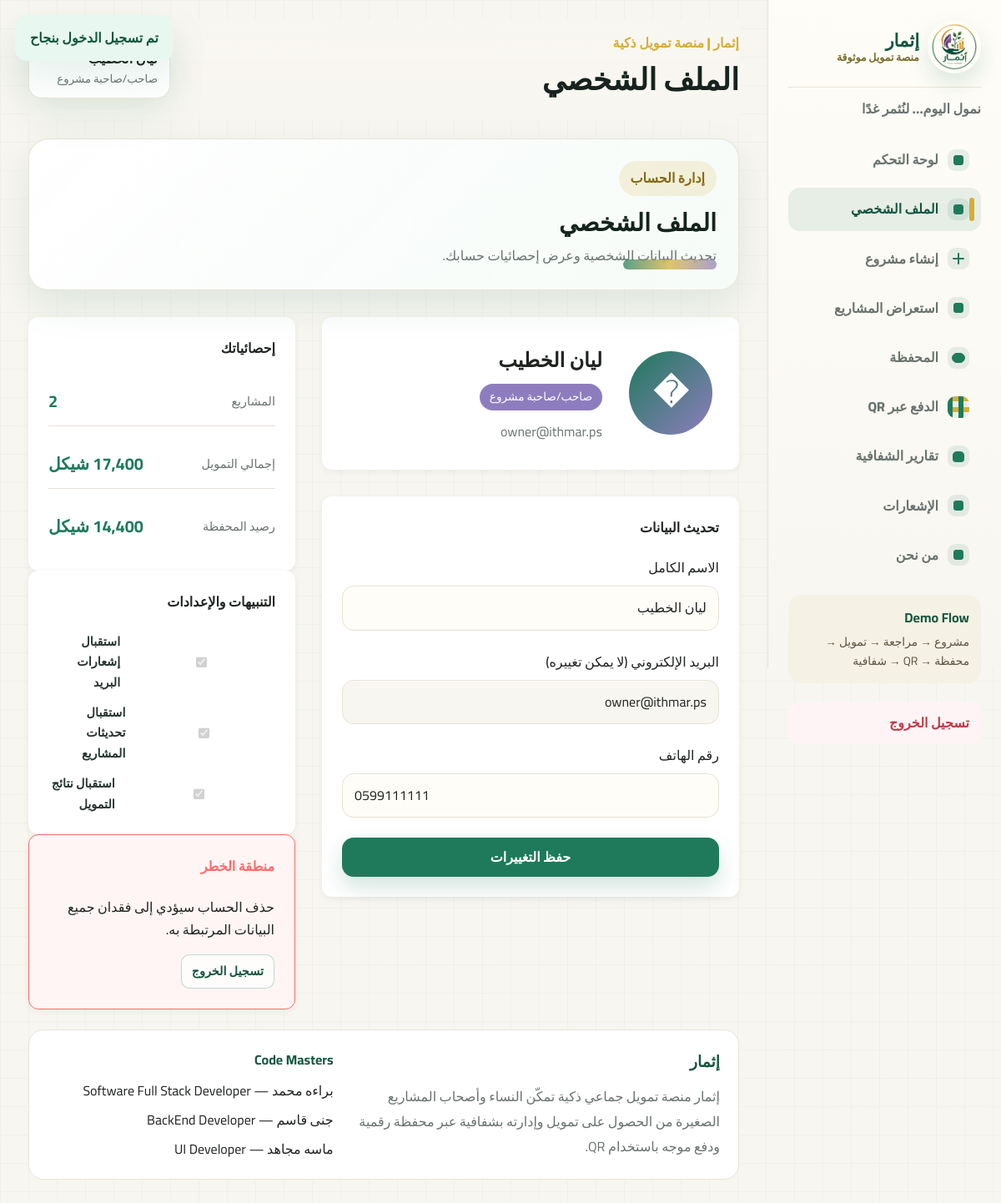
Screenshot of /pages/profile.php (signed in) with the database file from the repository.
### tables this page shows
CREATE TABLE users (
  id INT AUTO_INCREMENT PRIMARY KEY,
  full_name VARCHAR(255),
  email VARCHAR(255) UNIQUE,
  phone VARCHAR(50),
  password VARCHAR(255),
  role ENUM('project_owner','funder','supplier','admin'),
  created_at TIMESTAMP DEFAULT CURRENT_TIMESTAMP
);

### includes/db.php (called while the page is built, shortened)
<?php
function db(): PDO
{
    static $pdo = null;
    if ($pdo instanceof PDO) {
        return $pdo;
    }
    $pdo = new PDO('mysql:host=' . DB_HOST . ';dbname=' . DB_NAME . ';charset=utf8mb4', DB_USER, DB_PASS, [
        PDO::ATTR_ERRMODE => PDO::ERRMODE_EXCEPTION,
        PDO::ATTR_DEFAULT_FETCH_MODE => PDO::FETCH_ASSOC,
        PDO::ATTR_EMULATE_PREPARES => false,
    ]);
    ensure_schema_is_current($pdo);
    return $pdo;
}
function ensure_schema_is_current(PDO $pdo): void
{
    normalize_core_column_types($pdo);
    $columns = [
        ['users', 'phone', "ALTER TABLE users ADD COLUMN phone VARCHAR(50) NULL AFTER email"],
        ['users', 'created_at', "ALTER TABLE users ADD COLUMN created_at TIMESTAMP DEFAULT CURRENT_TIMESTAMP"],
        ['projects', 'purpose', "ALTER TABLE projects ADD COLUMN purpose VARCHAR(100) NULL AFTER current_funding"],
        ['projects', 'category', "ALTER TABLE projects ADD COLUMN category VARCHAR(100) NULL AFTER purpose"],
        ['projects', 'city', "ALTER TABLE projects ADD COLUMN city VARCHAR(100) NULL AFTER category"],
        ['projects', 'impact_summary', "ALTER TABLE projects ADD COLUMN impact_summary TEXT NULL AFTER city"],
        ['projects', 'status', "ALTER TABLE projects ADD COLUMN status ENUM('pending','approved','rejected','funded') DEFAULT 'pending' AFTER impact_summary"],
        ['projects', 'risk_score', "ALTER TABLE projects ADD COLUMN risk_score ENUM('low','medium','high') DEFAULT 'low' AFTER status"],
        ['wallets', 'created_at', "ALTER TABLE wallets ADD COLUMN created_at TIMESTAMP DEFAULT CURRENT_TIMESTAMP"],
        ['suppliers', 'business_name', "ALTER TABLE suppliers ADD COLUMN business_name VARCHAR(255) NULL AFTER user_id"],
        ['suppliers', 'category', "ALTER TABLE suppliers ADD COLUMN category VARCHAR(100) NULL AFTER business_name"],
        ['suppliers', 'qr_code', "ALTER TABLE suppliers ADD COLUMN qr_code VARCHAR(255) NULL AFTER category"],
        ['qr_payments', 'category', "ALTER TABLE qr_payments ADD COLUMN category VARCHAR(100) NULL AFTER amount"],
        ['qr_payments', 'created_at', "ALTER TABLE qr_payments ADD COLUMN created_at TIMESTAMP DEFAULT CURRENT_TIMESTAMP"],
        ['spending_tracking', 'description', "ALTER TABLE spending_tracking ADD COLUMN description TEXT NULL AFTER payment_id"],
        ['spending_tracking', 'category', "ALTER TABLE spending_tracking ADD COLUMN category VARCHAR(100) NULL AFTER amount"],
        ['spending_tracking', 'created_at', "ALTER TABLE spending_tracking ADD COLUMN created_at TIMESTAMP DEFAULT CURRENT_TIMESTAMP"],
    ];
    foreach ($columns as [$table, $column, $sql]) {
        if (table_exists($pdo, $table) && !column_exists($pdo, $table, $column)) {
            $pdo->exec($sql);
        }
    }
    if (table_exists($pdo, 'spending_tracking') && column_exists($pdo, 'spending_tracking', 'category') && table_exists($pdo, 'qr_payments')) {
        $pdo->exec(
            "UPDATE spending_tracking st
             JOIN qr_payments qp ON qp.id = st.payment_id
             SET st.category = qp.category
             WHERE (st.category IS NULL OR st.category = '') AND qp.category IS NOT NULL"
        );
    }
}
function normalize_core_column_types(PDO $pdo): void
{
    if (table_exists($pdo, 'users') && column_exists($pdo, 'users', 'role')) {
        $pdo->exec("ALTER TABLE users MODIFY COLUMN role VARCHAR(50) NOT NULL DEFAULT 'project_owner'");
        $pdo->exec("UPDATE users SET role = 'project_owner' WHERE role IN ('owner', '') OR role IS NULL");
        $pdo->exec("UPDATE users SET role = 'funder' WHERE role NOT IN ('project_owner', 'funder', 'supplier', 'admin')");
        $pdo->exec("ALTER TABLE users MODIFY COLUMN role ENUM('project_owner','funder','supplier','admin') NOT NULL DEFAULT 'project_owner'");
    }
    if (table_exists($pdo, 'projects') && column_exists($pdo, 'projects', 'status')) {
        $pdo->exec("ALTER TABLE projects MODIFY COLUMN status ENUM('pending','approved','rejected','funded') NOT NULL DEFAULT 'pending'");
    }
    if (table_exists($pdo, 'projects') && column_exists($pdo, 'projects', 'risk_score')) {
        $pdo->exec("ALTER TABLE projects MODIFY COLUMN risk_score ENUM('low','medium','high') NOT NULL DEFAULT 'low'");
    }
}
function table_exists(PDO $pdo, string $table): bool
{
    $stmt = $pdo->prepare('SELECT COUNT(*) FROM INFORMATION_SCHEMA.TABLES WHERE TABLE_SCHEMA = DATABASE() AND TABLE_NAME = ?');
    $stmt->execute([$table]);
    return (int) $stmt->fetchColumn() > 0;
}
function column_exists(PDO $pdo, string $table, string $column): bool
{
    $stmt = $pdo->prepare('SELECT COUNT(*) FROM INFORMATION_SCHEMA.COLUMNS WHERE TABLE_SCHEMA = DATABASE() AND TABLE_NAME = ? AND COLUMN_NAME = ?');
    $stmt->execute([$table, $column]);
    return (int) $stmt->fetchColumn() > 0;
}

### includes/auth.php (called while the page is built, shortened)
<?php
require_once __DIR__ . '/db.php';
require_once __DIR__ . '/helpers.php';
function current_user(): ?array
{
    static $user = null;
    if ($user !== null && (int) $user['id'] === (int) $_SESSION['user_id']) {
        return $user;
    }
    $stmt = db()->prepare('SELECT * FROM users WHERE id = ? LIMIT 1');
    $stmt->execute([(int) $_SESSION['user_id']]);
    $user = $stmt->fetch() ?: null;
    return $user;
}
function require_login(): array
{
    $user = current_user();
    return $user;
}

### pages/profile.php (the view, shortened to what this page needs)
<?php
require_once __DIR__ . '/../includes/auth.php';
$user = require_login();
$stats = [];
if ($user['role'] === 'project_owner') {
    $projectsStmt = db()->prepare('SELECT COUNT(*) cnt FROM projects WHERE owner_id = ?');
    $projectsStmt->execute([(int)$user['id']]);
    $stats['projects'] = $projectsStmt->fetch()['cnt'];
    $fundingStmt = db()->prepare('SELECT COALESCE(SUM(current_funding), 0) total FROM projects WHERE owner_id = ?');
    $fundingStmt->execute([(int)$user['id']]);
    $stats['funding'] = $fundingStmt->fetch()['total'];
    $walletStmt = db()->prepare('SELECT balance FROM wallets WHERE user_id = ? LIMIT 1');
    $walletStmt->execute([(int)$user['id']]);
    $stats['balance'] = $walletStmt->fetch()['balance'];
}
$pageTitle = 'الملف الشخصي';
require_once __DIR__ . '/../includes/header.php';
?>
<section class="welcome-panel profile-welcome">
    <div>
        <span class="section-badge">إدارة الحساب</span>
        <h2>الملف الشخصي</h2>
        <p>تحديث البيانات الشخصية وعرض إحصائيات حسابك.</p>
    </div>
</section>
<div class="content-wrapper">
    <div class="profile-container">
        <div class="profile-main">
            <div class="profile-header card">
                <div class="profile-avatar">
                    <span class="avatar-placeholder"><?= e(substr($user['full_name'] ?? '', 0, 1)) ?></span>
                </div>
                <div class="profile-info">
                    <h3><?= e($user['full_name']) ?></h3>
                    <p class="role-badge"><?= e(role_label($user['role'])) ?></p>
                    <p class="email-text"><?= e($user['email']) ?></p>
                </div>
            </div>
            <div class="card">
                <h4>تحديث البيانات</h4>
                <form method="POST" class="profile-form">
                    <div class="form-group">
                        <label for="full_name">الاسم الكامل</label>
                        <input type="text" id="full_name" name="full_name" value="<?= e($user['full_name']) ?>" required>
                    </div>
                    <div class="form-group">
                        <label for="email">البريد الإلكتروني (لا يمكن تغييره)</label>
                        <input type="email" id="email" value="<?= e($user['email']) ?>" disabled>
                    </div>
                    <div class="form-group">
                        <label for="phone">رقم الهاتف</label>
                        <input type="tel" id="phone" name="phone" value="<?= e($user['phone']) ?>" placeholder="0599000000">
                    </div>
                    <button type="submit" class="btn btn-primary">حفظ التغييرات</button>
                </form>
            </div>
        </div>
        <div class="profile-sidebar">
            <?php if (!empty($stats)): ?>
            <div class="card stats-card">
                <h4>إحصائياتك</h4>
                <div class="stats-list">
                    <?php if (isset($stats['projects'])): ?>
                        <div class="stat-item">
                            <span class="stat-label">المشاريع</span>
                            <strong class="stat-value"><?= e((string)$stats['projects']) ?></strong>
                        </div>
                        <div class="stat-item">
                            <span class="stat-label">إجمالي التمويل</span>
                            <strong class="stat-value"><?= e(money($stats['funding'])) ?></strong>
                        </div>
                        <div class="stat-item">
                            <span class="stat-label">رصيد المحفظة</span>
                            <strong class="stat-value" style="color: #1F7A5C;"><?= e(money($stats['balance'])) ?></strong>
                        </div>
                    <?php endif; ?>
                </div>
            </div>
            <?php endif; ?>
            <div class="card">
                <h4>التنبيهات والإعدادات</h4>
                <div class="settings-list">
                    <div class="setting-item">
                        <label>
                            <input type="checkbox" checked disabled> استقبال إشعارات البريد
                        </label>
                    </div>
                    <div class="setting-item">
                        <label>
                            <input type="checkbox" checked disabled> استقبال تحديثات المشاريع
                        </label>
                    </div>
                    <div class="setting-item">
                        <label>
                            <input type="checkbox" checked disabled> استقبال نتائج التمويل
                        </label>
                    </div>
                </div>
            </div>
            <div class="card danger-zone">
                <h4>منطقة الخطر</h4>
                <p class="text-small">حذف الحساب سيؤدي إلى فقدان جميع البيانات المرتبطة به.</p>
                <a href="<?= e(url('logout.php')) ?>" class="btn btn-outline btn-small">تسجيل الخروج</a>
            </div>
        </div>
    </div>
</div>
<?php require_once __DIR__ . '/../includes/footer.php'; ?>

### includes/header.php (shortened to what this page needs)
<?php
require_once __DIR__ . '/auth.php';
$pageTitle = $pageTitle ?? 'إثمار';
$layout = $layout ?? 'dashboard';
$flash = get_flash();
$user = current_user();
?>
<!DOCTYPE html>
<html lang="ar" dir="rtl">
<head>
    <link rel="stylesheet" href="<?= e(url('assets/css/style.css')) ?>">
    <link rel="stylesheet" href="<?= e(url('assets/css/dashboard.css')) ?>">
    <link rel="stylesheet" href="<?= e(url('assets/css/responsive.css')) ?>">
</head>
<body class="<?= e($layout) ?>-body">
<?php if ($layout === 'landing'): ?>
    <header class="landing-nav">
        <a class="brand" href="<?= e(url('index.php')) ?>">
            <?= logo_img('brand-logo') ?>
            <span class="brand-text">
                <strong>إثمار</strong>
                <small>نمول اليوم… لنُثمر غدًا</small>
            </span>
        </a>
        <nav class="nav-links">
            <a href="<?= e(url('index.php#home')) ?>">الرئيسية</a>
            <a href="<?= e(url('index.php#how')) ?>">كيف يعمل</a>
            <a href="<?= e(url('marketplace.php')) ?>">المشاريع</a>
            <a href="<?= e(url('about.php')) ?>">من نحن</a>
            <?php if ($user): ?>
                <a href="<?= e(url(dashboard_for_role($user['role']))) ?>">لوحة التحكم</a>
            <?php else: ?>
                <a href="<?= e(url('login.php')) ?>">تسجيل الدخول</a>
            <?php endif; ?>
        </nav>
        <?php if ($user): ?>
            <a class="btn btn-primary" href="<?= e(url('logout.php')) ?>">تسجيل الخروج</a>
        <?php else: ?>
            <a class="btn btn-primary" href="<?= e(url('signup.php')) ?>">ابدأ الآن</a>
        <?php endif; ?>
    </header>
<?php elseif ($layout === 'dashboard'): ?>
    <div class="app-shell">
        <?php include __DIR__ . '/sidebar.php'; ?>
        <main class="main-content">
            <div class="topbar">
                <div class="page-heading">
                    <p class="eyebrow">إثمار | منصة تمويل ذكية</p>
                    <h1><?= e($pageTitle) ?></h1>
                </div>
                <div class="user-pill">
                    <span><?= e($user['full_name'] ?? 'زائر') ?></span>
                    <small><?= e(isset($user['role']) ? role_label($user['role']) : 'غير مسجل') ?></small>
                </div>
            </div>
<?php endif; ?>
<?php if ($flash): ?>
    <div class="flash flash-<?= e($flash['type']) ?>">
        <?= e($flash['message']) ?>
    </div>
<?php endif; ?>

### assets/css/style.css (style rules this page uses)
:root { --green: #1f7a5c; --green-dark: #145640; --gold: #d4af37; --purple: #8e7dbe; --cream: #f8f6f0; --white: #ffffff; --text: #202421; --muted: #69736f; --line: #e8e2d5; --danger: #bd3b4a; --shadow: 0 18px 45px rgba(31, 122, 92, 0.12); --radius: 18px; }
* { box-sizing: border-box; }
html { scroll-behavior: smooth; }
body { margin: 0; background: var(--cream); color: var(--text); font-family: "Cairo", "Tajawal", "Segoe UI", Tahoma, Arial, sans-serif; line-height: 1.7; }
a { color: inherit; text-decoration: none; }
button, input, select, textarea { font: inherit; }
.btn { display: inline-flex; align-items: center; justify-content: center; min-height: 44px; padding: 10px 18px; border: 0; border-radius: 14px; cursor: pointer; font-weight: 800; transition: 0.2s ease; white-space: nowrap; }
.btn-primary { background: var(--green); color: var(--white); box-shadow: 0 12px 26px rgba(31, 122, 92, 0.2); }
.btn-outline { border: 1px solid rgba(31, 122, 92, 0.28); color: var(--green-dark); background: rgba(255, 255, 255, 0.72); }
.btn-small { min-height: 34px; padding: 7px 12px; border-radius: 10px; font-size: 0.9rem; }
.section-badge { display: inline-flex; width: fit-content; align-items: center; border-radius: 999px; background: rgba(212, 175, 55, 0.16); color: #846915; padding: 7px 14px; font-weight: 900; }
label { display: grid; gap: 7px; color: #27352f; font-weight: 800; }
input, select, textarea { width: 100%; border: 1px solid var(--line); border-radius: 14px; background: #fffdf8; padding: 12px 14px; color: var(--text); outline: none; transition: border 0.2s ease, box-shadow 0.2s ease; }
.app-shell { display: grid; grid-template-columns: 280px minmax(0, 1fr); min-height: 100vh; }
.main-content { min-width: 0; padding: 24px clamp(16px, 3vw, 34px) 44px; }
.topbar { display: flex; align-items: center; justify-content: space-between; gap: 18px; margin-bottom: 24px; }
.topbar h1 { margin: 0; color: #16231e; font-size: clamp(1.6rem, 3vw, 2.35rem); }
.eyebrow { margin: 0; color: var(--gold); font-weight: 900; }
.user-pill { display: grid; min-width: 170px; padding: 10px 14px; border-radius: 16px; background: var(--white); box-shadow: var(--shadow); }
.user-pill span { font-weight: 900; }
.user-pill small { color: var(--muted); }
.flash { position: fixed; z-index: 50; top: 18px; left: 18px; max-width: min(440px, calc(100vw - 36px)); padding: 14px 18px; border-radius: 14px; box-shadow: var(--shadow); font-weight: 900; transition: 0.25s ease; }
.flash-success { background: #e8f7ef; color: var(--green-dark); }
.card { background: var(--white); border-radius: 12px; padding: 1.5rem; box-shadow: 0 2px 8px rgba(0, 0, 0, 0.06); }
.card h3, .card h4 { margin-top: 0; color: var(--text); font-weight: 700; }
:root { --color-primary: #1F7A5C; --color-secondary: #8E7DBE; --color-accent: #D4AF37; --color-dark: #202421; --color-text-secondary: #69736f; --color-bg-light: #f8f6f0; --color-border: #e8e2d5; --color-success: #4caf50; --color-warning: #ff9800; --color-danger: #f44336; --color-info: #2196f3; --font-bold: "Cairo"; --font-regular: "Tajawal"; }

### rows the page displays
users: role "صاحب/صاحبة مشروع", full_name "�", full_name "ليان الخطيب", email "owner@ithmar.ps", phone "0599111111"

### other values shown
$item['label'] "لوحة التحكم"
$item['label'] "الملف الشخصي"
$item['label'] "إنشاء مشروع"
$item['label'] "استعراض المشاريع"
$item['label'] "المحفظة"
$item['label'] "الدفع عبر QR"
$item['label'] "تقارير الشفافية"
$item['label'] "الإشعارات"
$item['label'] "من نحن"
$pageTitle "الملف الشخصي"
$flash['message'] "تم تسجيل الدخول بنجاح"
$stats['projects'] "2"
money($stats['funding']) "17,400 شيكل"
money($stats['balance']) "14,400 شيكل"
